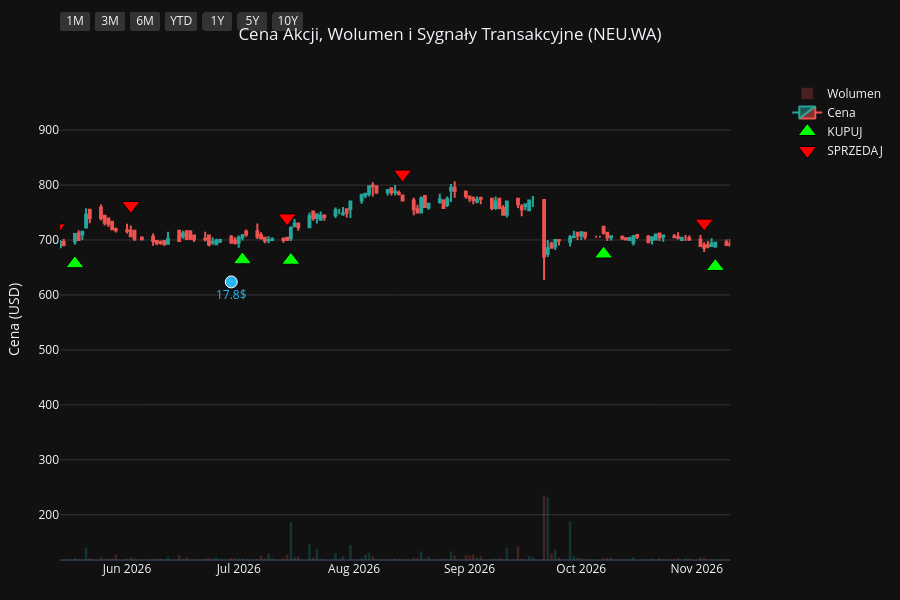
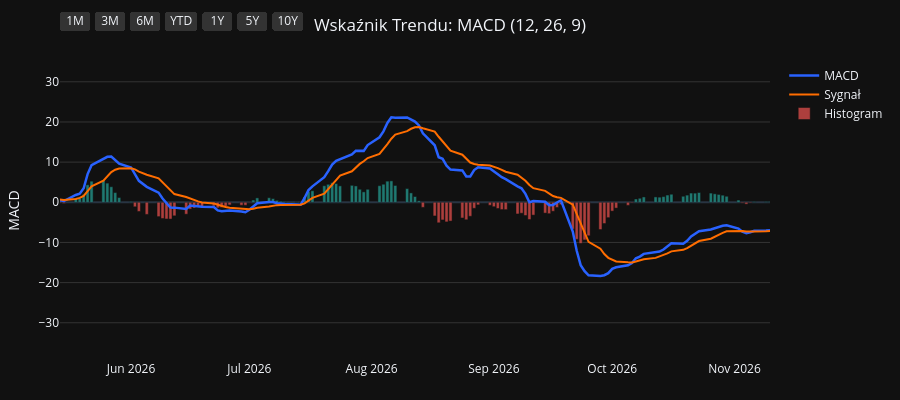
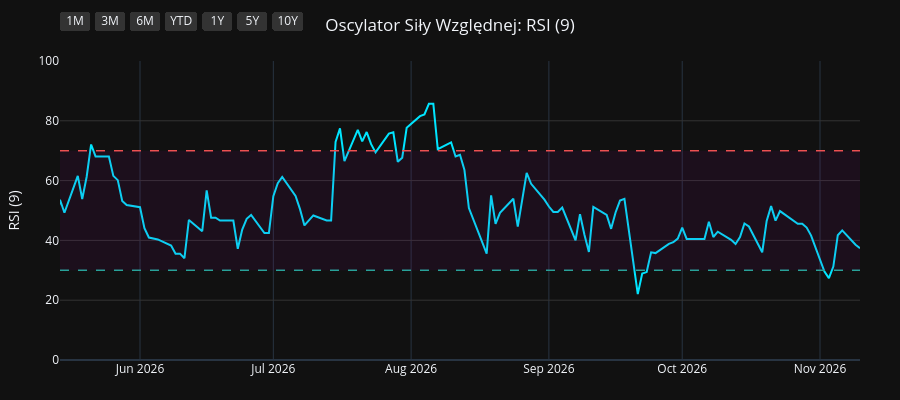
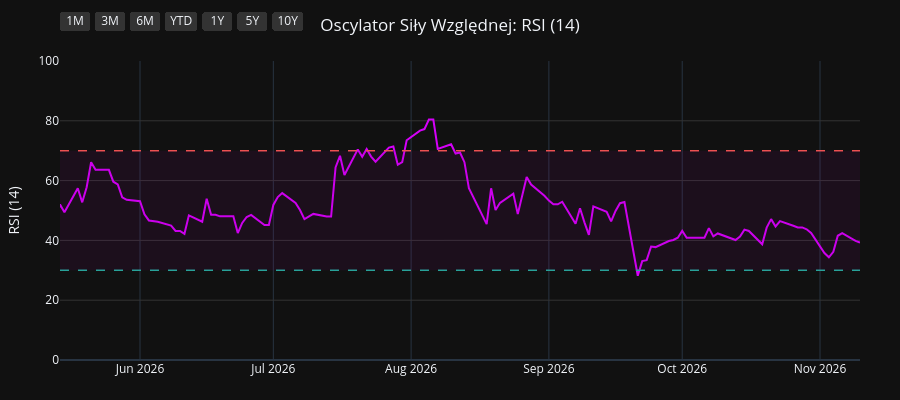

Notebook code cell kept with these figures, in order:
### Code cell
import os
import yfinance as yf
import pandas as pd
import pandas_ta as ta
import plotly.graph_objects as go
from plotly.subplots import make_subplots

# 1. Pobranie i przygotowanie danych
symbol = os.environ.get("STOCK_TICKER", "").strip().upper()
if not symbol:
    raise RuntimeError("Set STOCK_TICKER before running price_extractor.ipynb")
df = yf.Ticker(symbol).history(period="10y")
df.index = df.index.tz_localize(None)

# Wskaźniki i sygnały
df.ta.macd(fast=12, slow=26, signal=9, append=True)
df.ta.rsi(length=9, append=True)
df.ta.rsi(length=14, append=True)
df.ta.rsi(length=21, append=True)
df.dropna(inplace=True)

macd = df['MACD_12_26_9']
signal = df['MACDs_12_26_9']
wczorajszy_macd = macd.shift(1)
wczorajszy_signal = signal.shift(1)

df['Decyzja'] = 'BRAK'
df.loc[(macd > signal) & (wczorajszy_macd <= wczorajszy_signal), 'Decyzja'] = 'KUPUJ'
df.loc[(macd < signal) & (wczorajszy_macd >= wczorajszy_signal), 'Decyzja'] = 'SPRZEDAJ'

df_kupuj = df[df['Decyzja'] == 'KUPUJ']
df_sprzedaj = df[df['Decyzja'] == 'SPRZEDAJ']
df_dywidendy = df[df['Dividends'] > 0]
df_splity = df[df['Stock Splits'] > 0]

# Wspólna konfiguracja osi X
konfiguracja_osi_x = dict(
    type="date",
    showspikes=True, spikemode="across", spikesnap="cursor", spikedash="dot", spikecolor="#ffffff", spikethickness=1, hoverformat="%Y-%m-%d",
    rangeselector=dict(
        buttons=list([
            dict(count=1, label="1M", step="month", stepmode="backward"),
            dict(count=3, label="3M", step="month", stepmode="backward"),
            dict(count=6, label="6M", step="month", stepmode="backward"),
            dict(count=1, label="YTD", step="year", stepmode="todate"),
            dict(count=1, label="1Y", step="year", stepmode="backward"),
            dict(count=5, label="5Y", step="year", stepmode="backward"),
            dict(step="all", label="10Y")
        ]),
        bgcolor="#333333", activecolor="#2962ff", x=0, y=1.1
    )
)

# ==========================================
# WYKRES 1: CENA + WOLUMEN + SYGNAŁY
# ==========================================
fig1 = make_subplots(specs=[[{"secondary_y": True}]])

kolory_wolumenu = ['#26a69a' if row['Close'] >= row['Open'] else '#ef5350' for index, row in df.iterrows()]
fig1.add_trace(go.Bar(x=df.index, y=df['Volume'], marker_color=kolory_wolumenu, opacity=0.25, name='Wolumen'), secondary_y=True)
fig1.add_trace(go.Candlestick(x=df.index, open=df['Open'], high=df['High'], low=df['Low'], close=df['Close'], name='Cena', increasing_line_color='#26a69a', decreasing_line_color='#ef5350'), secondary_y=False)
fig1.add_trace(go.Scatter(x=df_kupuj.index, y=df_kupuj['Low'] * 0.95, customdata=df_kupuj[['Low', 'High']], mode='markers', marker=dict(symbol='triangle-up', size=16, color='#00ff00', line=dict(width=1, color='black')), name='KUPUJ', hovertemplate='KUPUJ<br>Najniższa: %{customdata[0]:.2f}<br>Najwyższa: %{customdata[1]:.2f}<extra></extra>'), secondary_y=False)
fig1.add_trace(go.Scatter(x=df_sprzedaj.index, y=df_sprzedaj['High'] * 1.05, customdata=df_sprzedaj[['Low', 'High']], mode='markers', marker=dict(symbol='triangle-down', size=16, color='#ff0000', line=dict(width=1, color='black')), name='SPRZEDAJ', hovertemplate='SPRZEDAJ<br>Najniższa: %{customdata[0]:.2f}<br>Najwyższa: %{customdata[1]:.2f}<extra></extra>'), secondary_y=False)

if not df_dywidendy.empty:
    fig1.add_trace(go.Scatter(x=df_dywidendy.index, y=df_dywidendy['Low'] * 0.90, mode='markers+text', marker=dict(symbol='circle', size=12, color='#29b6f6', line=dict(width=1, color='white')), text=df_dywidendy['Dividends'].apply(lambda x: f"{x}$"), textposition="bottom center", name='Dywidenda', showlegend=False, hovertemplate='Dywidenda: %{text}<extra></extra>', textfont=dict(color="#29b6f6")), secondary_y=False)
if not df_splity.empty:
                    fig1.add_trace(go.Scatter(x=df_splity.index, y=df_splity['High'], mode='markers+text', marker=dict(symbol='star', size=16, color='#ffee58', line=dict(width=1, color='black')), text=df_splity['Stock Splits'].apply(lambda x: f"{x:g}:1" if x >= 1 else f"1:{1 / x:g}"), textposition="top center", name='Split', hovertemplate='%{text}<extra></extra>', textfont=dict(color="#ffee58")), secondary_y=False)

fig1.update_layout(title=dict(text=f"Cena Akcji, Wolumen i Sygnały Transakcyjne ({symbol})", x=0.5, xanchor='center'), dragmode='pan', xaxis_rangeslider_visible=False, template='plotly_dark', height=600, hovermode='x unified', margin=dict(l=60, r=40, t=60, b=40))
fig1.update_xaxes(**konfiguracja_osi_x)
fig1.update_xaxes(range=[df.index.max() - pd.Timedelta(days=180), df.index.max()])
fig1.update_yaxes(title_text="Cena (USD)", secondary_y=False, gridcolor='#333333')
fig1.update_yaxes(range=[0, df['Volume'].max() * 4], showgrid=False, showticklabels=False, secondary_y=True)
fig1.show(config={'scrollZoom': True})

# ==========================================
# WYKRES 2: WSKAŹNIK MACD
# ==========================================
fig2 = go.Figure()
fig2.add_trace(go.Scatter(x=df.index, y=df['MACD_12_26_9'], line=dict(color='#2962ff', width=2.5), name='MACD'))
fig2.add_trace(go.Scatter(x=df.index, y=df['MACDs_12_26_9'], line=dict(color='#ff6d00', width=2), name='Sygnał'))
kolory_macd = ['#26a69a' if val >= 0 else '#ef5350' for val in df['MACDh_12_26_9']]
fig2.add_trace(go.Bar(x=df.index, y=df['MACDh_12_26_9'], marker_color=kolory_macd, name='Histogram', opacity=0.7))
fig2.update_layout(title=dict(text="Wskaźnik Trendu: MACD (12, 26, 9)", x=0.5, xanchor='center'), dragmode='pan', xaxis_rangeslider_visible=False, template='plotly_dark', height=400, hovermode='x unified', margin=dict(l=60, r=40, t=60, b=40))
fig2.update_xaxes(**konfiguracja_osi_x)
fig2.update_xaxes(range=[df.index.max() - pd.Timedelta(days=180), df.index.max()])
fig2.update_yaxes(title_text="MACD", gridcolor='#333333')
fig2.show(config={'scrollZoom': True})

# ==========================================
# WYKRES 3: OSCYLATOR RSI (9)
# ==========================================
fig3 = go.Figure()
fig3.add_trace(go.Scatter(x=df.index, y=df['RSI_9'], line=dict(color='#00e5ff', width=2), name='RSI (9)'))
fig3.add_hline(y=70, line_dash="dash", line_color="#ef5350", line_width=1.5)
fig3.add_hline(y=30, line_dash="dash", line_color="#26a69a", line_width=1.5)
fig3.add_hrect(y0=30, y1=70, line_width=0, fillcolor="purple", opacity=0.1)
fig3.update_layout(title=dict(text="Oscylator Siły Względnej: RSI (9)", x=0.5, xanchor='center'), dragmode='pan', xaxis_rangeslider_visible=False, template='plotly_dark', height=400, hovermode='x unified', margin=dict(l=60, r=40, t=60, b=40))
fig3.update_xaxes(**konfiguracja_osi_x)
fig3.update_xaxes(range=[df.index.max() - pd.Timedelta(days=180), df.index.max()])
fig3.update_yaxes(title_text="RSI (9)", range=[0, 100], gridcolor='#333333')
fig3.show(config={'scrollZoom': True})

# ==========================================
# WYKRES 4: OSCYLATOR RSI (14)
# ==========================================
fig4 = go.Figure()
fig4.add_trace(go.Scatter(x=df.index, y=df['RSI_14'], line=dict(color='#d500f9', width=2), name='RSI (14)'))
fig4.add_hline(y=70, line_dash="dash", line_color="#ef5350", line_width=1.5)
fig4.add_hline(y=30, line_dash="dash", line_color="#26a69a", line_width=1.5)
fig4.add_hrect(y0=30, y1=70, line_width=0, fillcolor="purple", opacity=0.1)
fig4.update_layout(title=dict(text="Oscylator Siły Względnej: RSI (14)", x=0.5, xanchor='center'), dragmode='pan', xaxis_rangeslider_visible=False, template='plotly_dark', height=400, hovermode='x unified', margin=dict(l=60, r=40, t=60, b=40))
fig4.update_xaxes(**konfiguracja_osi_x)
fig4.update_xaxes(range=[df.index.max() - pd.Timedelta(days=180), df.index.max()])
fig4.update_yaxes(title_text="RSI (14)", range=[0, 100], gridcolor='#333333')
fig4.show(config={'scrollZoom': True})

# ==========================================
# WYKRES 5: OSCYLATOR RSI (21)
# ==========================================
fig5 = go.Figure()
fig5.add_trace(go.Scatter(x=df.index, y=df['RSI_21'], line=dict(color='#64dd17', width=2), name='RSI (21)'))
fig5.add_hline(y=70, line_dash="dash", line_color="#ef5350", line_width=1.5)
fig5.add_hline(y=30, line_dash="dash", line_color="#26a69a", line_width=1.5)
fig5.add_hrect(y0=30, y1=70, line_width=0, fillcolor="purple", opacity=0.1)
fig5.update_layout(title=dict(text="Oscylator Siły Względnej: RSI (21)", x=0.5, xanchor='center'), dragmode='pan', xaxis_rangeslider_visible=False, template='plotly_dark', height=400, hovermode='x unified', margin=dict(l=60, r=40, t=60, b=40))
fig5.update_xaxes(**konfiguracja_osi_x)
fig5.update_xaxes(range=[df.index.max() - pd.Timedelta(days=180), df.index.max()])
fig5.update_yaxes(title_text="RSI (21)", range=[0, 100], gridcolor='#333333')
fig5.show(config={'scrollZoom': True})

### Figure 1 — Plotly figure (JSON) as saved in the notebook; plotly's stock layout.template omitted (floating-point values rounded to 4 significant figures; data arrays with more than 128 entries replaced by an {"elided": "..."} marker saying what was removed)
{"data": [{"marker": {"color": {"elided": "2506 str values"}}, "name": "Wolumen", "opacity": 0.25, "type": "bar", "x": {"elided": "2506 str values"}, "xaxis": "x", "y": {"elided": "2506 int values"}, "yaxis": "y2"}, {"close": {"elided": "2506 float values"}, "decreasing": {"line": {"color": "#ef5350"}}, "high": {"elided": "2506 float values"}, "increasing": {"line": {"color": "#26a69a"}}, "low": {"elided": "2506 float values"}, "name": "Cena", "open": {"elided": "2506 float values"}, "type": "candlestick", "x": {"elided": "2506 str values"}, "xaxis": "x", "yaxis": "y"}, {"customdata": {"elided": "103x2 float values"}, "hovertemplate": "KUPUJ<br>Najniższa: %{customdata[0]:.2f}<br>Najwyższa: %{customdata[1]:.2f}<extra></extra>", "marker": {"color": "#00ff00", "line": {"color": "black", "width": 1}, "size": 16, "symbol": "triangle-up"}, "mode": "markers", "name": "KUPUJ", "type": "scatter", "x": ["2017-01-11T00:00:00", "2017-02-28T00:00:00", "2017-03-13T00:00:00", "2017-04-13T00:00:00", "2017-05-25T00:00:00", "2017-06-09T00:00:00", "2017-08-18T00:00:00", "2017-11-10T00:00:00", "2018-01-08T00:00:00", "2018-02-15T00:00:00", "2018-03-13T00:00:00", "2018-03-16T00:00:00", "2018-06-11T00:00:00", "2018-07-27T00:00:00", "2018-09-17T00:00:00", "2018-09-19T00:00:00", "2018-10-09T00:00:00", "2018-11-07T00:00:00", "2019-01-01T00:00:00", "2019-01-09T00:00:00", "2019-03-18T00:00:00", "2019-04-17T00:00:00", "2019-05-15T00:00:00", "2019-06-12T00:00:00", "2019-07-19T00:00:00", "2019-08-08T00:00:00", "2019-08-22T00:00:00", "2019-11-05T00:00:00", "2019-11-26T00:00:00", "2019-12-18T00:00:00", "2020-01-14T00:00:00", "2020-02-06T00:00:00", "2020-03-05T00:00:00", "2020-03-18T00:00:00", "2020-05-18T00:00:00", "2020-07-16T00:00:00", "2020-09-18T00:00:00", "2020-09-28T00:00:00", "2020-11-03T00:00:00", "2020-12-07T00:00:00", "2021-01-04T00:00:00", "2021-02-08T00:00:00", "2021-04-09T00:00:00", "2021-04-23T00:00:00", "2021-04-27T00:00:00", "2021-05-11T00:00:00", "2021-07-15T00:00:00", "2021-08-26T00:00:00", "2021-10-07T00:00:00", "2021-12-06T00:00:00", "2022-02-02T00:00:00", "2022-03-01T00:00:00", "2022-05-13T00:00:00", "2022-06-01T00:00:00", "2022-06-24T00:00:00", "2022-08-03T00:00:00", "2022-09-28T00:00:00", "2022-10-28T00:00:00", "2022-12-29T00:00:00", "2023-02-02T00:00:00", "2023-02-20T00:00:00", "2023-04-13T00:00:00", "2023-06-02T00:00:00", "2023-06-22T00:00:00", "2023-07-14T00:00:00", "2023-08-21T00:00:00", "2023-10-10T00:00:00", "2023-11-15T00:00:00", "2023-12-11T00:00:00", "2023-12-18T00:00:00", "2024-02-01T00:00:00", "2024-02-26T00:00:00", "2024-03-21T00:00:00", "2024-04-18T00:00:00", "2024-04-26T00:00:00", "2024-06-24T00:00:00", "2024-07-12T00:00:00", "2024-08-08T00:00:00", "2024-09-18T00:00:00", "2024-09-27T00:00:00", "2024-11-26T00:00:00", "2024-11-29T00:00:00", "2025-02-04T00:00:00", "2025-02-07T00:00:00", "2025-03-07T00:00:00", "2025-03-12T00:00:00", "2025-04-23T00:00:00", "2025-06-02T00:00:00", "2025-06-18T00:00:00", "2025-06-24T00:00:00", "2025-08-18T00:00:00", "2025-10-09T00:00:00", "2025-11-04T00:00:00", "2025-11-21T00:00:00", "2026-01-07T00:00:00", "2026-02-19T00:00:00", "2026-03-09T00:00:00", "2026-04-10T00:00:00", "2026-05-18T00:00:00", "2026-07-02T00:00:00", "2026-07-15T00:00:00", "2026-10-07T00:00:00", "2026-11-06T00:00:00"], "xaxis": "x", "y": [310.4, 301.6, 301.2, 293.6, 305.5, 305.1, 216.1, 185.5, 215.7, 207.8, 201.0, 201.0, 225.5, 207.2, 209.7, 205.2, 211.3, 179.6, 198.7, 195.5, 200.7, 201.5, 219.9, 241.6, 246.6, 263.4, 265.0, 298.5, 306.0, 311.0, 313.5, 327.7, 321.9, 306.0, 423.9, 429.1, 415.5, 408.3, 451.2, 534.4, 556.5, 590.5, 595.6, 593.9, 588.0, 594.9, 700.1, 775.9, 794.9, 700.1, 669.9, 650.9, 655.3, 657.1, 618.5, 693.9, 578.2, 509.9, 535.3, 530.1, 512.5, 538.8, 630.8, 675.5, 680.8, 676.9, 600.3, 680.5, 732.1, 762.4, 784.7, 764.2, 798.0, 794.5, 797.1, 825.2, 824.3, 731.1, 750.1, 729.3, 706.6, 696.7, 765.4, 755.5, 729.3, 716.6, 622.5, 626.1, 616.2, 616.2, 607.8, 656.9, 678.2, 734.7, 769.0, 716.1, 672.6, 607.8, 656.9, 664.0, 663.1, 674.5, 651.7], "yaxis": "y"}, {"customdata": {"elided": "102x2 float values"}, "hovertemplate": "SPRZEDAJ<br>Najniższa: %{customdata[0]:.2f}<br>Najwyższa: %{customdata[1]:.2f}<extra></extra>", "marker": {"color": "#ff0000", "line": {"color": "black", "width": 1}, "size": 16, "symbol": "triangle-down"}, "mode": "markers", "name": "SPRZEDAJ", "type": "scatter", "x": ["2017-01-17T00:00:00", "2017-03-07T00:00:00", "2017-03-21T00:00:00", "2017-05-16T00:00:00", "2017-06-01T00:00:00", "2017-06-27T00:00:00", "2017-10-17T00:00:00", "2017-12-13T00:00:00", "2018-01-18T00:00:00", "2018-03-01T00:00:00", "2018-03-15T00:00:00", "2018-04-11T00:00:00", "2018-06-26T00:00:00", "2018-09-03T00:00:00", "2018-09-18T00:00:00", "2018-10-02T00:00:00", "2018-10-10T00:00:00", "2018-12-12T00:00:00", "2019-01-02T00:00:00", "2019-02-18T00:00:00", "2019-04-16T00:00:00", "2019-05-08T00:00:00", "2019-05-30T00:00:00", "2019-06-20T00:00:00", "2019-08-05T00:00:00", "2019-08-13T00:00:00", "2019-09-19T00:00:00", "2019-11-19T00:00:00", "2019-12-05T00:00:00", "2019-12-31T00:00:00", "2020-01-28T00:00:00", "2020-02-10T00:00:00", "2020-03-09T00:00:00", "2020-05-04T00:00:00", "2020-05-28T00:00:00", "2020-08-04T00:00:00", "2020-09-23T00:00:00", "2020-10-30T00:00:00", "2020-11-19T00:00:00", "2020-12-14T00:00:00", "2021-01-14T00:00:00", "2021-02-23T00:00:00", "2021-04-20T00:00:00", "2021-04-26T00:00:00", "2021-05-04T00:00:00", "2021-06-07T00:00:00", "2021-08-09T00:00:00", "2021-09-02T00:00:00", "2021-10-25T00:00:00", "2022-01-18T00:00:00", "2022-02-18T00:00:00", "2022-04-04T00:00:00", "2022-05-31T00:00:00", "2022-06-06T00:00:00", "2022-07-18T00:00:00", "2022-08-16T00:00:00", "2022-10-06T00:00:00", "2022-12-02T00:00:00", "2023-01-16T00:00:00", "2023-02-10T00:00:00", "2023-03-30T00:00:00", "2023-05-17T00:00:00", "2023-06-19T00:00:00", "2023-06-28T00:00:00", "2023-07-25T00:00:00", "2023-08-30T00:00:00", "2023-11-09T00:00:00", "2023-12-08T00:00:00", "2023-12-13T00:00:00", "2024-01-03T00:00:00", "2024-02-08T00:00:00", "2024-03-19T00:00:00", "2024-03-27T00:00:00", "2024-04-23T00:00:00", "2024-05-28T00:00:00", "2024-07-01T00:00:00", "2024-07-15T00:00:00", "2024-09-03T00:00:00", "2024-09-23T00:00:00", "2024-10-17T00:00:00", "2024-11-27T00:00:00", "2024-12-30T00:00:00", "2025-02-05T00:00:00", "2025-02-11T00:00:00", "2025-03-11T00:00:00", "2025-03-28T00:00:00", "2025-05-30T00:00:00", "2025-06-03T00:00:00", "2025-06-20T00:00:00", "2025-07-28T00:00:00", "2025-09-22T00:00:00", "2025-11-03T00:00:00", "2025-11-18T00:00:00", "2025-12-04T00:00:00", "2026-01-14T00:00:00", "2026-02-25T00:00:00", "2026-03-13T00:00:00", "2026-05-13T00:00:00", "2026-06-02T00:00:00", "2026-07-14T00:00:00", "2026-08-14T00:00:00", "2026-11-03T00:00:00"], "xaxis": "x", "y": [344.4, 340.3, 340.1, 334.8, 338.0, 341.4, 234.0, 241.5, 246.8, 228.3, 225.7, 268.7, 246.6, 238.0, 240.7, 232.6, 234.0, 224.1, 220.1, 242.5, 229.1, 241.6, 258.7, 268.9, 290.2, 293.8, 337.3, 339.1, 353.9, 349.3, 360.4, 362.2, 341.9, 459.7, 487.4, 493.0, 468.6, 506.2, 563.5, 601.0, 630.1, 696.8, 657.4, 662.1, 663.9, 777.6, 850.9, 899.5, 900.5, 781.4, 727.1, 779.5, 741.8, 740.8, 754.3, 763.1, 627.5, 617.8, 633.3, 581.0, 594.6, 682.7, 745.6, 758.2, 766.9, 746.2, 715.7, 816.1, 828.9, 877.1, 875.1, 873.2, 890.9, 886.0, 929.3, 931.0, 920.0, 844.0, 819.0, 843.0, 784.0, 884.0, 853.0, 845.0, 817.0, 779.0, 710.0, 706.0, 703.0, 688.1, 723.9, 770.0, 811.0, 868.3, 861.2, 783.3, 764.9, 721.9, 762.9, 740.2, 820.1, 730.8], "yaxis": "y"}, {"hovertemplate": "Dywidenda: %{text}<extra></extra>", "marker": {"color": "#29b6f6", "line": {"color": "white", "width": 1}, "size": 12, "symbol": "circle"}, "mode": "markers+text", "name": "Dywidenda", "showlegend": false, "text": ["5.75$", "6.4$", "7.4$", "8.65$", "10.0$", "11.5$", "13.0$", "14.5$", "16.0$", "17.8$"], "textfont": {"color": "#29b6f6"}, "textposition": "bottom center", "type": "scatter", "x": ["2017-05-09T00:00:00", "2018-06-06T00:00:00", "2019-05-14T00:00:00", "2020-05-20T00:00:00", "2021-05-10T00:00:00", "2022-05-06T00:00:00", "2023-07-17T00:00:00", "2024-06-12T00:00:00", "2025-07-15T00:00:00", "2026-06-29T00:00:00"], "xaxis": "x", "y": [296.6, 207.1, 206.7, 420.2, 561.1, 581.8, 663.2, 792.9, 581.0, 623.7], "yaxis": "y"}], "layout": {"dragmode": "pan", "height": 600, "hovermode": "x unified", "margin": {"b": 40, "l": 60, "r": 40, "t": 60}, "title": {"text": "Cena Akcji, Wolumen i Sygnały Transakcyjne (NEU.WA)", "x": 0.5, "xanchor": "center"}, "xaxis": {"anchor": "y", "domain": [0.0, 0.94], "hoverformat": "%Y-%m-%d", "range": ["2026-05-14T00:00:00", "2026-11-10T00:00:00"], "rangeselector": {"activecolor": "#2962ff", "bgcolor": "#333333", "buttons": [{"count": 1, "label": "1M", "step": "month", "stepmode": "backward"}, {"count": 3, "label": "3M", "step": "month", "stepmode": "backward"}, {"count": 6, "label": "6M", "step": "month", "stepmode": "backward"}, {"count": 1, "label": "YTD", "step": "year", "stepmode": "todate"}, {"count": 1, "label": "1Y", "step": "year", "stepmode": "backward"}, {"count": 5, "label": "5Y", "step": "year", "stepmode": "backward"}, {"label": "10Y", "step": "all"}], "x": 0, "y": 1.1}, "rangeslider": {"visible": false}, "showspikes": true, "spikecolor": "#ffffff", "spikedash": "dot", "spikemode": "across", "spikesnap": "cursor", "spikethickness": 1, "type": "date"}, "yaxis": {"anchor": "x", "domain": [0.0, 1.0], "gridcolor": "#333333", "title": {"text": "Cena (USD)"}}, "yaxis2": {"anchor": "x", "overlaying": "y", "range": [0, 423240], "showgrid": false, "showticklabels": false, "side": "right"}}}

### Figure 2 — Plotly figure (JSON) as saved in the notebook; plotly's stock layout.template omitted (floating-point values rounded to 4 significant figures; data arrays with more than 128 entries replaced by an {"elided": "..."} marker saying what was removed)
{"data": [{"line": {"color": "#2962ff", "width": 2.5}, "name": "MACD", "type": "scatter", "x": {"elided": "2506 str values"}, "y": {"elided": "2506 float values"}}, {"line": {"color": "#ff6d00", "width": 2}, "name": "Sygnał", "type": "scatter", "x": {"elided": "2506 str values"}, "y": {"elided": "2506 float values"}}, {"marker": {"color": {"elided": "2506 str values"}}, "name": "Histogram", "opacity": 0.7, "type": "bar", "x": {"elided": "2506 str values"}, "y": {"elided": "2506 float values"}}], "layout": {"dragmode": "pan", "height": 400, "hovermode": "x unified", "margin": {"b": 40, "l": 60, "r": 40, "t": 60}, "title": {"text": "Wskaźnik Trendu: MACD (12, 26, 9)", "x": 0.5, "xanchor": "center"}, "xaxis": {"hoverformat": "%Y-%m-%d", "range": ["2026-05-14T00:00:00", "2026-11-10T00:00:00"], "rangeselector": {"activecolor": "#2962ff", "bgcolor": "#333333", "buttons": [{"count": 1, "label": "1M", "step": "month", "stepmode": "backward"}, {"count": 3, "label": "3M", "step": "month", "stepmode": "backward"}, {"count": 6, "label": "6M", "step": "month", "stepmode": "backward"}, {"count": 1, "label": "YTD", "step": "year", "stepmode": "todate"}, {"count": 1, "label": "1Y", "step": "year", "stepmode": "backward"}, {"count": 5, "label": "5Y", "step": "year", "stepmode": "backward"}, {"label": "10Y", "step": "all"}], "x": 0, "y": 1.1}, "rangeslider": {"visible": false}, "showspikes": true, "spikecolor": "#ffffff", "spikedash": "dot", "spikemode": "across", "spikesnap": "cursor", "spikethickness": 1, "type": "date"}, "yaxis": {"gridcolor": "#333333", "title": {"text": "MACD"}}}}

### Figure 3 — Plotly figure (JSON) as saved in the notebook; plotly's stock layout.template omitted (floating-point values rounded to 4 significant figures; data arrays with more than 128 entries replaced by an {"elided": "..."} marker saying what was removed)
{"data": [{"line": {"color": "#00e5ff", "width": 2}, "name": "RSI (9)", "type": "scatter", "x": {"elided": "2506 str values"}, "y": {"elided": "2506 float values"}}], "layout": {"dragmode": "pan", "height": 400, "hovermode": "x unified", "margin": {"b": 40, "l": 60, "r": 40, "t": 60}, "shapes": [{"line": {"color": "#ef5350", "dash": "dash", "width": 1.5}, "type": "line", "x0": 0, "x1": 1, "xref": "x domain", "y0": 70, "y1": 70, "yref": "y"}, {"line": {"color": "#26a69a", "dash": "dash", "width": 1.5}, "type": "line", "x0": 0, "x1": 1, "xref": "x domain", "y0": 30, "y1": 30, "yref": "y"}, {"fillcolor": "purple", "line": {"width": 0}, "opacity": 0.1, "type": "rect", "x0": 0, "x1": 1, "xref": "x domain", "y0": 30, "y1": 70, "yref": "y"}], "title": {"text": "Oscylator Siły Względnej: RSI (9)", "x": 0.5, "xanchor": "center"}, "xaxis": {"hoverformat": "%Y-%m-%d", "range": ["2026-05-14T00:00:00", "2026-11-10T00:00:00"], "rangeselector": {"activecolor": "#2962ff", "bgcolor": "#333333", "buttons": [{"count": 1, "label": "1M", "step": "month", "stepmode": "backward"}, {"count": 3, "label": "3M", "step": "month", "stepmode": "backward"}, {"count": 6, "label": "6M", "step": "month", "stepmode": "backward"}, {"count": 1, "label": "YTD", "step": "year", "stepmode": "todate"}, {"count": 1, "label": "1Y", "step": "year", "stepmode": "backward"}, {"count": 5, "label": "5Y", "step": "year", "stepmode": "backward"}, {"label": "10Y", "step": "all"}], "x": 0, "y": 1.1}, "rangeslider": {"visible": false}, "showspikes": true, "spikecolor": "#ffffff", "spikedash": "dot", "spikemode": "across", "spikesnap": "cursor", "spikethickness": 1, "type": "date"}, "yaxis": {"gridcolor": "#333333", "range": [0, 100], "title": {"text": "RSI (9)"}}}}

### Figure 4 — Plotly figure (JSON) as saved in the notebook; plotly's stock layout.template omitted (floating-point values rounded to 4 significant figures; data arrays with more than 128 entries replaced by an {"elided": "..."} marker saying what was removed)
{"data": [{"line": {"color": "#d500f9", "width": 2}, "name": "RSI (14)", "type": "scatter", "x": {"elided": "2506 str values"}, "y": {"elided": "2506 float values"}}], "layout": {"dragmode": "pan", "height": 400, "hovermode": "x unified", "margin": {"b": 40, "l": 60, "r": 40, "t": 60}, "shapes": [{"line": {"color": "#ef5350", "dash": "dash", "width": 1.5}, "type": "line", "x0": 0, "x1": 1, "xref": "x domain", "y0": 70, "y1": 70, "yref": "y"}, {"line": {"color": "#26a69a", "dash": "dash", "width": 1.5}, "type": "line", "x0": 0, "x1": 1, "xref": "x domain", "y0": 30, "y1": 30, "yref": "y"}, {"fillcolor": "purple", "line": {"width": 0}, "opacity": 0.1, "type": "rect", "x0": 0, "x1": 1, "xref": "x domain", "y0": 30, "y1": 70, "yref": "y"}], "title": {"text": "Oscylator Siły Względnej: RSI (14)", "x": 0.5, "xanchor": "center"}, "xaxis": {"hoverformat": "%Y-%m-%d", "range": ["2026-05-14T00:00:00", "2026-11-10T00:00:00"], "rangeselector": {"activecolor": "#2962ff", "bgcolor": "#333333", "buttons": [{"count": 1, "label": "1M", "step": "month", "stepmode": "backward"}, {"count": 3, "label": "3M", "step": "month", "stepmode": "backward"}, {"count": 6, "label": "6M", "step": "month", "stepmode": "backward"}, {"count": 1, "label": "YTD", "step": "year", "stepmode": "todate"}, {"count": 1, "label": "1Y", "step": "year", "stepmode": "backward"}, {"count": 5, "label": "5Y", "step": "year", "stepmode": "backward"}, {"label": "10Y", "step": "all"}], "x": 0, "y": 1.1}, "rangeslider": {"visible": false}, "showspikes": true, "spikecolor": "#ffffff", "spikedash": "dot", "spikemode": "across", "spikesnap": "cursor", "spikethickness": 1, "type": "date"}, "yaxis": {"gridcolor": "#333333", "range": [0, 100], "title": {"text": "RSI (14)"}}}}
